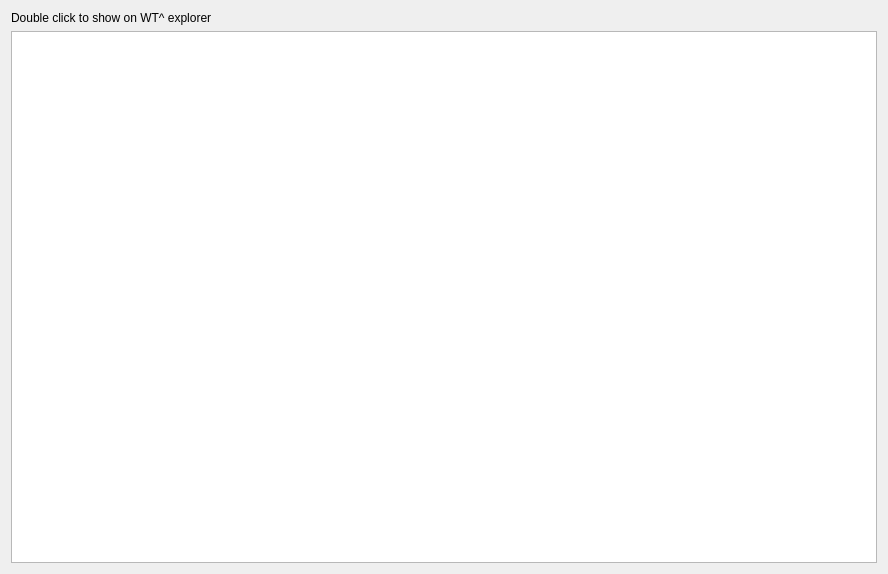
<?xml version="1.0" encoding="UTF-8"?>
<ui version="4.0">
 <class>SidechainWTPrimeHistoryDialog</class>
 <widget class="QDialog" name="SidechainWTPrimeHistoryDialog">
  <property name="geometry">
   <rect>
    <x>0</x>
    <y>0</y>
    <width>888</width>
    <height>574</height>
   </rect>
  </property>
  <property name="windowTitle">
   <string>Sidechain Withdrawal History</string>
  </property>
  <layout class="QVBoxLayout" name="verticalLayout">
   <item>
    <widget class="QLabel" name="label">
     <property name="text">
      <string>Double click to show on WT^ explorer</string>
     </property>
    </widget>
   </item>
   <item>
    <widget class="QTableView" name="tableView">
     <property name="font">
      <font>
       <family>Noto Sans</family>
      </font>
     </property>
    </widget>
   </item>
  </layout>
 </widget>
 <resources/>
 <connections/>
</ui>
